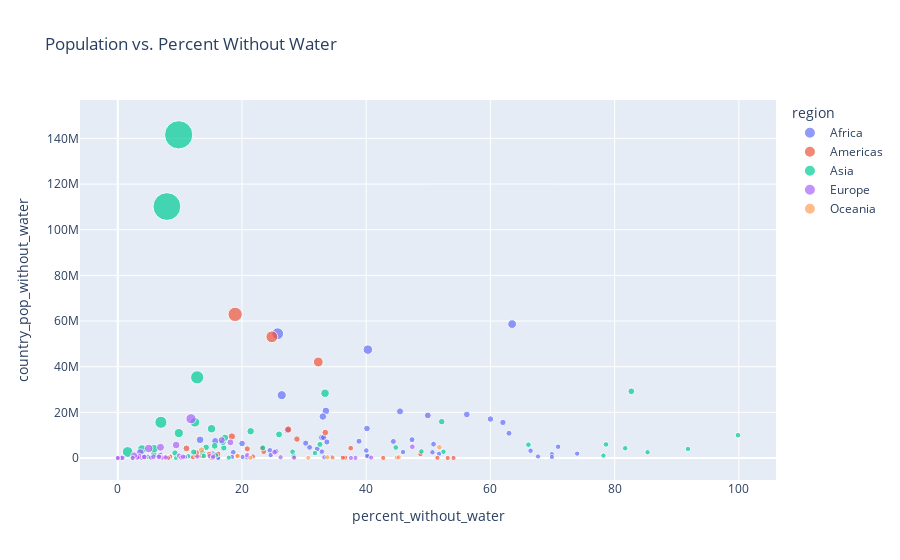

Write notebook code for a chart like this one.
### Code cell
# plot the countries by population withgout water and percent without water
px.scatter(df_countries, x="percent_without_water", y="country_pop_without_water", size="bubble_size", color="region", hover_name="bubble_text", title="Population vs. Percent Without Water")

### Figure 1 — Plotly figure (JSON) as saved in the notebook; plotly's stock layout.template omitted (floating-point values rounded to 4 significant figures)
{"data": [{"hovertemplate": "<b>%{hovertext}</b><br><br>region=Africa<br>percent_without_water=%{x}<br>country_pop_without_water=%{y}<br>bubble_size=%{marker.size}<extra></extra>", "hovertext": ["Mauritius", "Congo", "Eswatini", "Lesotho", "Malawi", "Zambia", "Central African Republic", "Democratic Republic of Congo", "Uganda", "Tanzania", "Sierra Leone", "Mozambique", "Burundi", "South Africa", "Equatorial Guinea", "Guinea", "Rwanda", "Togo", "Nigeria", "Zimbabwe", "Guinea-Bissau", "Cameroon", "Egypt", "Madagascar", "Cote d'Ivoire", "Kenya", "Reunion", "Angola", "Liberia", "Ghana", "Gambia", "Gabon", "Benin", "Sao Tome and Principe", "Morocco", "Ethiopia", "Algeria", "Mali", "South Sudan", "Burkina Faso", "Tunisia", "Senegal", "Chad", "Eritrea", "Namibia", "Mauritania", "Niger", "Botswana", "Djibouti", "Sudan", "Somalia", "Western Sahara", "Libya"], "legendgroup": "Africa", "marker": {"color": "#636efa", "size": [51.27, 55.66, 51.17, 52.16, 69.65, 68.92, 54.92, 142.4, 97.12, 111.5, 58.14, 82.16, 62.26, 110.0, 51.45, 63.5, 63.28, 58.48, 261.4, 65.09, 52.02, 77.22, 154.3, 78.43, 77.05, 105.0, 50.9, 83.93, 55.18, 81.73, 52.49, 52.28, 62.45, 50.22, 87.34, 167.9, 94.62, 70.86, 61.38, 71.5, 61.94, 67.2, 66.91, 53.6, 52.59, 54.78, 75.13, 52.4, 51.0, 94.91, 66.36, 50.61, 56.96], "sizemode": "area", "sizeref": 3.736, "symbol": "circle"}, "mode": "markers", "name": "Africa", "orientation": "v", "showlegend": true, "type": "scatter", "x": [16.15, 45.93, 20.81, 20.09, 6.952, 38.84, 50.67, 63.49, 15.7, 33.5, 40.01, 40.12, 15.31, 13.25, 34.5, 24.5, 18.59, 32.86, 25.75, 30.88, 40.37, 32.84, 26.4, 60.0, 33.15, 33.02, 33.26, 56.2, 24.62, 20.01, 18.4, 40.13, 32.11, 16.15, 49.92, 40.26, 27.33, 33.66, 25.5, 30.25, 50.84, 62.99, 47.38, 51.74, 73.97, 66.47, 62.01, 69.9, 67.66, 45.45, 44.37, 69.9, 70.9], "xaxis": "x", "y": [205700.0, 2598000.0, 243900.0, 433800.0, 1366000.0, 7349000.0, 2493000.0, 58650000.0, 7398000.0, 20600000.0, 3258000.0, 12900000.0, 1877000.0, 7953000.0, 500200.0, 3306000.0, 2468000.0, 2786000.0, 54430000.0, 4661000.0, 813700.0, 8942000.0, 27520000.0, 17060000.0, 8969000.0, 18160000.0, 299900.0, 19070000.0, 1275000.0, 6349000.0, 457700.0, 914500.0, 3998000.0, 36080.0, 18640000.0, 47460000.0, 12190000.0, 7021000.0, 2902000.0, 6504000.0, 6068000.0, 10830000.0, 8014000.0, 1863000.0, 1914000.0, 3174000.0, 15580000.0, 1676000.0, 678100.0, 20410000.0, 7259000.0, 427700.0, 4934000.0], "yaxis": "y"}, {"hovertemplate": "<b>%{hovertext}</b><br><br>region=Americas<br>percent_without_water=%{x}<br>country_pop_without_water=%{y}<br>bubble_size=%{marker.size}<extra></extra>", "hovertext": ["Panama", "Puerto Rico", "Suriname", "El Salvador", "Guyana", "Belize", "French Guiana", "Canada", "Honduras", "Costa Rica", "Guatemala", "Colombia", "Dominican Republic", "Nicaragua", "Chile", "Ecuador", "Haiti", "Jamaica", "United States", "Paraguay", "Cuba", "Peru", "Montserrat", "Brazil", "Bahamas", "Venezuela", "Bolivia", "Trinidad and Tobago", "Mexico", "Argentina", "Martinique", "Uruguay", "Grenada", "Saint Lucia", "Falkland Islands", "Greenland", "Guadeloupe"], "legendgroup": "Americas", "marker": {"color": "#EF553B", "size": [54.38, 52.83, 50.59, 56.52, 50.79, 50.4, 50.31, 88.07, 60.06, 55.14, 68.25, 101.3, 60.95, 56.7, 69.21, 67.89, 61.54, 52.97, 382.9, 57.22, 61.32, 83.36, 50.0, 264.0, 50.4, 78.7, 61.83, 51.4, 180.3, 95.61, 50.37, 53.49, 50.11, 50.18, 50.0, 50.06, 50.4], "sizemode": "area", "sizeref": 3.736, "symbol": "circle"}, "mode": "markers", "name": "Americas", "orientation": "v", "showlegend": true, "type": "scatter", "x": [19.19, 12.1, 7.482, 8.417, 7.986, 6.91, 8.11, 11.06, 12.59, 7.459, 12.73, 18.37, 16.15, 15.32, 20.85, 23.24, 37.5, 21.75, 18.9, 13.5, 14.72, 33.41, 15.05, 24.8, 36.6, 28.84, 23.5, 28.33, 32.28, 27.45, 36.23, 48.74, 42.74, 51.46, 53.12, 54.06, 45.0], "xaxis": "x", "y": [840900.0, 342200.0, 44280.0, 548600.0, 63120.0, 27980.0, 24850.0, 4211000.0, 1267000.0, 383300.0, 2323000.0, 9418000.0, 1769000.0, 1027000.0, 4006000.0, 4157000.0, 4328000.0, 646800.0, 62910000.0, 974900.0, 1666000.0, 11150000.0, 749.9, 53080000.0, 145300.0, 8280000.0, 2781000.0, 397500.0, 42050000.0, 12520000.0, 135800.0, 1699000.0, 48300.0, 94900.0, 1874.0, 30740.0, 180000.0], "yaxis": "y"}, {"hovertemplate": "<b>%{hovertext}</b><br><br>region=Asia<br>percent_without_water=%{x}<br>country_pop_without_water=%{y}<br>bubble_size=%{marker.size}<extra></extra>", "hovertext": ["Brunei", "Philippines", "Vietnam", "Japan", "Azerbaijan", "Georgia", "Nepal", "Kyrgyzstan", "Armenia", "Bangladesh", "Thailand", "Myanmar", "Pakistan", "Laos", "Taiwan", "Cambodia", "China", "Malaysia", "Uzbekistan", "Sri Lanka", "Mongolia", "Turkey", "North Korea", "Tajikistan", "India", "Iraq", "Bhutan", "Kazakhstan", "Indonesia", "South Korea", "Iran", "Afghanistan", "Lebanon", "Syria", "Jordan", "Singapore", "Israel", "Turkmenistan", "Palestine", "Yemen", "Hong Kong", "Timor", "Oman", "Kuwait", "United Arab Emirates", "Qatar", "Saudi Arabia"], "legendgroup": "Asia", "marker": {"color": "#00cc96", "size": [50.44, 161.0, 148.2, 176.1, 60.22, 53.98, 79.67, 56.63, 52.97, 216.3, 120.0, 104.8, 275.2, 57.38, 73.86, 66.95, 1494.0, 82.78, 83.94, 71.5, 53.33, 135.0, 75.89, 59.75, 1443.0, 91.18, 50.78, 68.99, 326.4, 101.3, 135.0, 89.84, 56.77, 68.28, 60.27, 55.9, 58.79, 56.12, 55.22, 80.49, 57.55, 51.34, 55.22, 54.33, 59.99, 52.93, 85.34], "sizemode": "area", "sizeref": 3.736, "symbol": "circle"}, "mode": "markers", "name": "Asia", "orientation": "v", "showlegend": true, "type": "scatter", "x": [9.366, 9.824, 3.888, 12.42, 4.851, 6.926, 5.812, 11.33, 2.386, 1.58, 5.874, 21.39, 6.944, 15.79, 9.206, 13.63, 9.803, 14.22, 15.6, 12.21, 28.32, 15.09, 17.08, 28.14, 7.905, 16.91, 17.86, 23.36, 12.78, 17.26, 33.37, 25.97, 31.75, 32.55, 44.77, 48.89, 66.12, 13.86, 52.44, 52.16, 78.61, 78.2, 81.7, 91.81, 99.87, 85.3, 82.69], "xaxis": "x", "y": [41350.0, 10910000.0, 3817000.0, 15650000.0, 495900.0, 275600.0, 1725000.0, 750900.0, 70830.0, 2627000.0, 4109000.0, 11730000.0, 15640000.0, 1166000.0, 2196000.0, 2310000.0, 141600000.0, 4660000.0, 5294000.0, 2625000.0, 942800.0, 12840000.0, 4422000.0, 2744000.0, 110200000.0, 6962000.0, 139300.0, 4437000.0, 35320000.0, 8856000.0, 28370000.0, 10340000.0, 2149000.0, 5948000.0, 4597000.0, 2883000.0, 5812000.0, 848000.0, 2739000.0, 15900000.0, 5937000.0, 1051000.0, 4267000.0, 3974000.0, 9978000.0, 2500000.0, 29220000.0], "yaxis": "y"}, {"hovertemplate": "<b>%{hovertext}</b><br><br>region=Europe<br>percent_without_water=%{x}<br>country_pop_without_water=%{y}<br>bubble_size=%{marker.size}<extra></extra>", "hovertext": ["Sweden", "Norway", "Netherlands", "Albania", "France", "Slovakia", "Slovenia", "Estonia", "Switzerland", "Moldova", "Austria", "Lithuania", "Hungary", "United Kingdom", "Latvia", "Italy", "North Macedonia", "Poland", "Romania", "Belarus", "Ireland", "Bulgaria", "Belgium", "Bosnia and Herzegovina", "Ukraine", "Russia", "Serbia", "Czechia", "Germany", "Finland", "Liechtenstein", "Montenegro", "Denmark", "Croatia", "Spain", "Portugal", "Andorra", "Malta", "Isle of Man", "Luxembourg", "Cyprus", "Faeroe Islands", "Iceland", "Greece"], "legendgroup": "Europe", "marker": {"color": "#ab63fa", "size": [60.16, 55.47, 67.17, 52.87, 115.4, 55.46, 52.08, 51.33, 58.72, 54.02, 59.04, 52.69, 59.63, 118.2, 51.87, 110.4, 52.08, 87.8, 69.13, 59.44, 54.98, 56.9, 61.63, 53.26, 93.47, 195.9, 58.7, 60.72, 133.9, 55.55, 50.04, 50.63, 55.81, 54.08, 96.75, 60.17, 50.08, 50.44, 50.09, 50.63, 51.22, 50.05, 50.34, 60.37], "sizemode": "area", "sizeref": 3.736, "symbol": "circle"}, "mode": "markers", "name": "Europe", "orientation": "v", "showlegend": true, "type": "scatter", "x": [9.872, 14.81, 6.796, 5.343, 3.611, 3.079, 7.214, 10.22, 0.8247, 10.82, 0.6391, 7.115, 5.758, 6.875, 3.831, 9.393, 3.846, 18.13, 3.464, 3.142, 12.82, 6.704, 4.242, 7.713, 2.624, 11.79, 6.608, 4.262, 4.966, 10.5, 0, 15.34, 20.83, 15.37, 16.72, 25.24, 1.176e-15, 40.8, 38.26, 2.404, 26.22, 37.54, 28.4, 47.42], "xaxis": "x", "y": [1003000.0, 809300.0, 1167000.0, 153500.0, 2363000.0, 168100.0, 150000.0, 135400.0, 71880.0, 435300.0, 57800.0, 191400.0, 554800.0, 4689000.0, 71520.0, 5670000.0, 80100.0, 6853000.0, 662600.0, 296700.0, 638900.0, 462300.0, 493500.0, 251700.0, 1141000.0, 17200000.0, 574800.0, 457100.0, 4167000.0, 582800.0, 0, 96330.0, 1211000.0, 627200.0, 7816000.0, 2566000.0, 9.095e-13, 180600.0, 32680.0, 15260.0, 318700.0, 18410.0, 97510.0, 4918000.0], "yaxis": "y"}, {"hovertemplate": "<b>%{hovertext}</b><br><br>region=Oceania<br>percent_without_water=%{x}<br>country_pop_without_water=%{y}<br>bubble_size=%{marker.size}<extra></extra>", "hovertext": ["Papua New Guinea", "New Zealand", "Australia", "New Caledonia", "Solomon Islands", "Vanuatu", "Fiji", "Samoa"], "legendgroup": "Oceania", "marker": {"color": "#FFA15A", "size": [59.12, 54.86, 75.79, 50.29, 50.7, 50.31, 50.9, 50.2], "sizemode": "area", "sizeref": 3.736, "symbol": "circle"}, "mode": "markers", "name": "Oceania", "orientation": "v", "showlegend": true, "type": "scatter", "x": [51.78, 19.32, 13.48, 34.6, 45.25, 21.33, 33.74, 30.67], "xaxis": "x", "y": [4722000.0, 939000.0, 3477000.0, 99730.0, 318500.0, 67080.0, 304700.0, 61390.0], "yaxis": "y"}], "layout": {"legend": {"itemsizing": "constant", "title": {"text": "region"}, "tracegroupgap": 0}, "title": {"text": "Population vs. Percent Without Water"}, "xaxis": {"anchor": "y", "domain": [0, 1], "title": {"text": "percent_without_water"}}, "yaxis": {"anchor": "x", "domain": [0, 1], "title": {"text": "country_pop_without_water"}}}}
